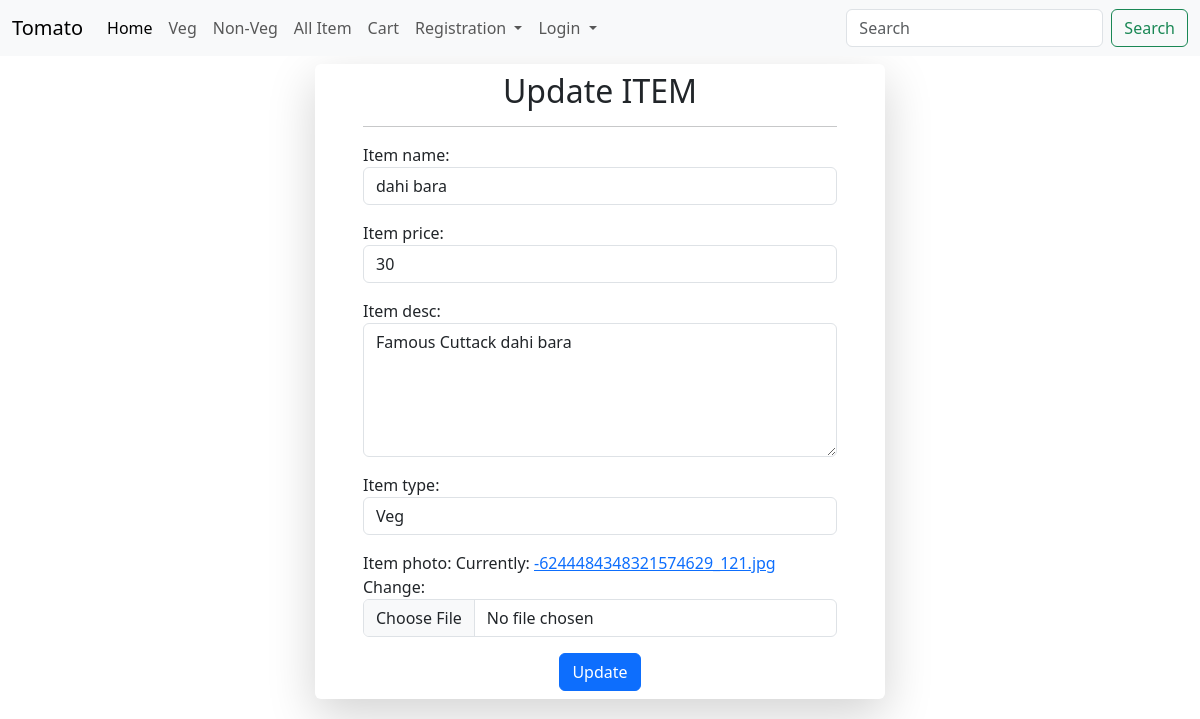
Screenshot of /master/update/1 with the database file from the repository.
### master/models.py (models this page shows)
class Item(models.Model):
    item_id = models.IntegerField(primary_key=True)
    item_name = models.CharField(max_length=50)
    item_price = models.IntegerField()
    item_desc = models.CharField(max_length=50)
    item_type = models.CharField(choices=item_choices, max_length=50)
    item_photo = models.ImageField()
    def __str__(self):
        return self.item_name

### master/views.py (the view)
# urls.py: path('update/<pk>',update,name="update"),
def update(request, pk):
    item = Item.objects.get(item_id=pk)
    print(item)
    if request.method == "POST":
        IFDO = AddItemForm(request.POST,request.FILES,instance=item)
        if IFDO.is_valid():
            print(IFDO)
            IFDO.save()
            messages.success(request, 'Item updates successfully.')
            return HttpResponseRedirect(reverse("show_all_item"))
        else:
            return HttpResponse('Invalid data')
    else:
        EIFO = AddItemForm(instance=item)
    context = {
        'EIFO':EIFO
    }
    return render(request, 'master/update_item.html',context)

### master/forms.py
class AddItemForm(forms.ModelForm):
    class Meta:
        model = Item
        fields = '__all__'
        widgets = {
            'item_id': forms.TextInput(attrs={'class': 'form-control'}),
            'item_name': forms.TextInput(attrs={'class': 'form-control'}),
            'item_price': forms.NumberInput(attrs={'class': 'form-control'}),
            'item_desc': forms.Textarea(attrs={'class': 'form-control','rows': 5, 'cols': 40 }),
            'item_type': forms.Select(attrs={'class': 'form-control'}),
            'item_photo': forms.ClearableFileInput(attrs={'class': 'form-control'}),
        }
        exclude = ['item_id']

### templates/master/update_item.html (shortened to what this page needs)
{% extends 'base.html' %}
{% load static %}
{% block content %}
<div class="container py-2">
    <div class="row d-flex justify-content-center">
        <div class="col-6 rounded shadow-lg px-5 py-2">
            <h2 class="text-center">Update ITEM</h2>
            <hr>
            <form action="" method="post" enctype="multipart/form-data">
                {{EIFO.as_p}}
                <div class="text-center">
                <input type="submit" value="Update" class="btn btn-primary">
            </div>
            </form>
        </div>
    </div>
</div>
{% endblock content %}

### static/css/style.css (style rules this page uses)
* { margin: 0; padding: 0; box-sizing: border-box; }

### rows the page displays
Item: item_name "dahi bara", item_price "30", item_desc "Famous Cuttack dahi bara", item_type "Veg"
